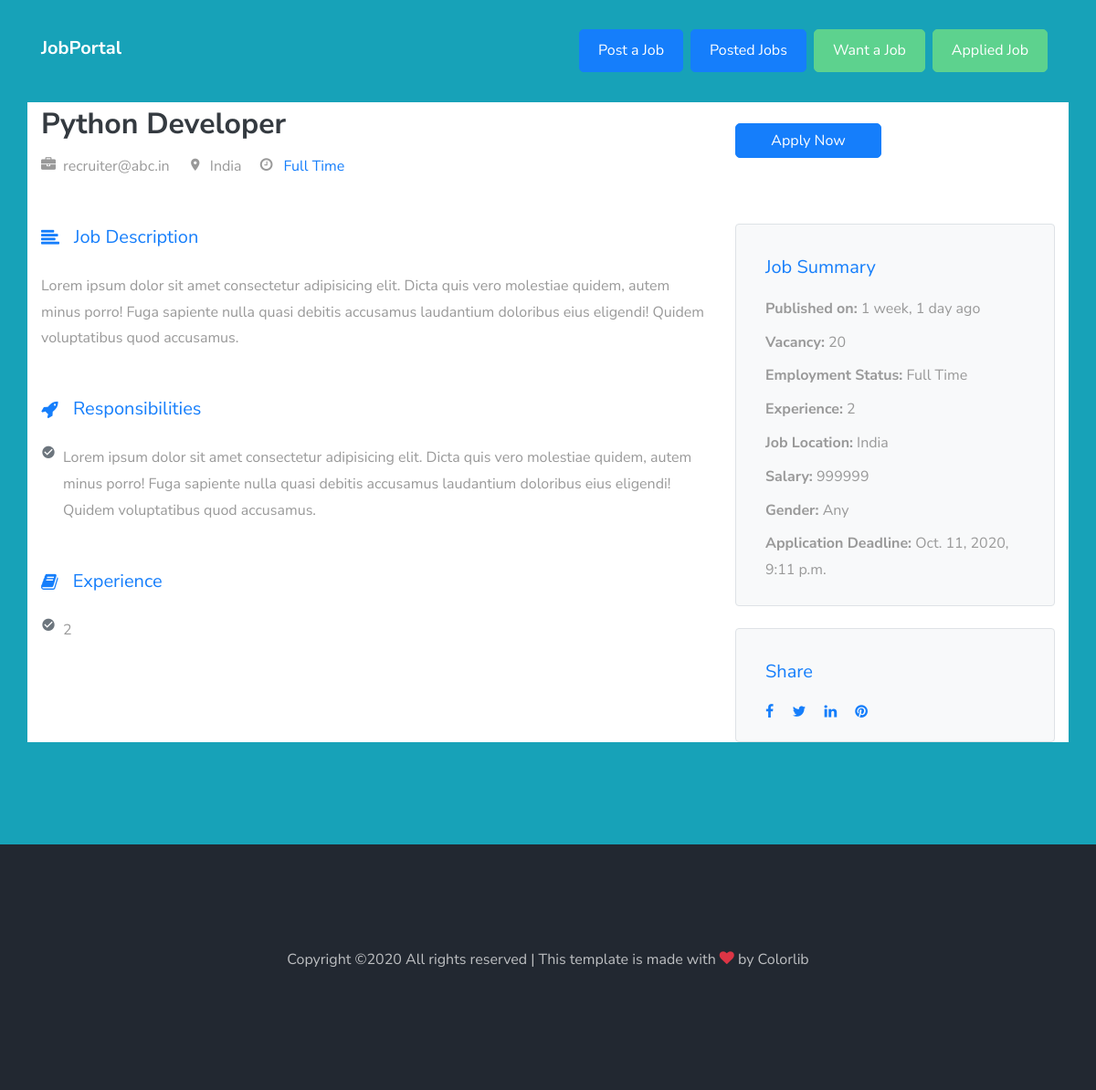
The page /job-single/4/ on the database its author committed.
### jobs/models.py (models this page shows, shortened)
class JobListing(models.Model):
    user = models.ForeignKey(settings.AUTH_USER_MODEL, on_delete=models.CASCADE,
                             null=True, editable=False, blank=True)
    title = models.CharField(max_length=100)
    company_name = models.CharField(max_length=200)
    employment_status = models.CharField(choices=JOB_TYPE, max_length=10)
    vacancy = models.CharField(max_length=10, null=True)
    gender = models.CharField(choices=GENDER, max_length=30, null=True)
    category = models.CharField(choices=CATEGORY, max_length=30)
    description = models.TextField()
    responsibilities = models.TextField()
    experience = models.CharField(max_length=100)
    job_location = models.CharField(max_length=120)
    Salary = models.CharField(max_length=100, null=True, blank=True)
    image = models.ImageField(blank=True, upload_to='media', null=True)
    application_deadline = models.DateTimeField()
    published_on = models.DateTimeField(default=timezone.now)

### jobs/views.py (the view)
# urls.py: path('job-single/<int:id>/', views.job_single, name='job-single'),
def job_single(request, id):
    job_query = get_object_or_404(JobListing, id=id)
    context = {
        'q': job_query,
    }
    return render(request, "job_single.html", context)

### templates/job_single.html
{% extends 'base.html' %}
{% load static %}
{% block content %}
    <section class="ftco-section bg-info">
        <div class="container bg-white">
            <div class="row align-items-center mb-5">
                <div class="col-lg-8 mb-4 mb-lg-0">
                    <div class="d-flex align-items-center">
                        <div>
                            <h2 class="text-dark font-weight-bold" >{{ q.title }}</h2>
                            <div>
                                <span class="ml-0 mr-2 mb-2"><span
                                        class="icon-briefcase mr-2"></span>{{ q.company_name }}</span>
                                <span class="m-2"><span class="icon-room mr-2"></span>{{ q.job_location }}</span>
                                <span class="m-2"><span class="icon-clock-o mr-2"></span><span
                                        class="text-primary"> {{ q.employment_status }}
                      </span></span>
                            </div>
                        </div>
                    </div>
                </div>
                <div class="col-lg-4">
                    <div class="row">
                        <div class="col-6">
                            <a href="{% url 'apply' q.id %}" class="btn btn-block btn-primary btn-md">Apply Now</a>
                        </div>
                    </div>
                </div>
            </div>
            <div class="row">
                <div class="col-lg-8">
                    <div class="mb-5">
                        <h3 class="h5 d-flex align-items-center mb-4 text-primary"><span
                                class="icon-align-left mr-3"></span>Job
                            Description</h3>
                        <p>{{ q.description }}</p>
                    </div>
                    <div class="mb-5">
                        <h3 class="h5 d-flex align-items-center mb-4 text-primary"><span
                                class="icon-rocket mr-3"></span>Responsibilities</h3>
                        <ul class="list-unstyled m-0 p-0">
                            <li class="d-flex align-items-start mb-2"><span
                                    class="icon-check_circle mr-2 text-muted"></span><span>{{ q.responsibilities }}</span>
                            </li>
                        </ul>
                    </div>
                    <div class="mb-5">
                        <h3 class="h5 d-flex align-items-center mb-4 text-primary"><span class="icon-book mr-3"></span>Experience
                        </h3>
                        <ul class="list-unstyled m-0 p-0">
                            <li class="d-flex align-items-start mb-2"><span
                                    class="icon-check_circle mr-2 text-muted"></span><span>{{ q.experience }}</span>
                            </li>
                        </ul>
                    </div>
                </div>
                <div class="col-lg-4">
                    <div class="bg-light p-3 border rounded mb-4">
                        <h3 class="text-primary  mt-3 h5 pl-3 mb-3 ">Job Summary</h3>
                        <ul class="list-unstyled pl-3 mb-0">
                            <li class="mb-2"><strong class="text-black">Published
                                on:</strong> {{ q.published_on|timesince }} ago
                            </li>
                            <li class="mb-2"><strong class="text-black">Vacancy:</strong> {{ q.vacancy }}</li>
                            <li class="mb-2"><strong class="text-black">Employment
                                Status:</strong> {{ q.employment_status }}</li>
                            <li class="mb-2"><strong class="text-black">Experience:</strong> {{ q.experience }}</li>
                            <li class="mb-2"><strong class="text-black">Job Location:</strong> {{ q.job_location }}</li>
                            <li class="mb-2"><strong class="text-black">Salary:</strong> {{ q.Salary }}</li>
                            <li class="mb-2"><strong class="text-black">Gender:</strong> {{ q.gender }}</li>
                            <li class="mb-2"><strong class="text-black">Application
                                Deadline:</strong> {{ q.application_deadline }}</li>
                        </ul>
                    </div>
                    <div class="bg-light p-3 border rounded">
                        <h3 class="text-primary  mt-3 h5 pl-3 mb-3 ">Share</h3>
                        <div class="px-3">
                            <a href="#" class="pt-3 pb-3 pr-3 pl-0"><span class="icon-facebook"></span></a>
                            <a href="#" class="pt-3 pb-3 pr-3 pl-0"><span class="icon-twitter"></span></a>
                            <a href="#" class="pt-3 pb-3 pr-3 pl-0"><span class="icon-linkedin"></span></a>
                            <a href="#" class="pt-3 pb-3 pr-3 pl-0"><span class="icon-pinterest"></span></a>
                        </div>
                    </div>
                </div>
            </div>
        </div>
    </section>
{% endblock content %}

### static/css/icomoon.css (style rules this page uses)
[class^="icon-"], [class*=" icon-"] { font-family: 'icomoon' !important; speak: none; font-style: normal; font-weight: normal; font-variant: normal; text-transform: none; line-height: 1; -webkit-font-smoothing: antialiased; -moz-osx-font-smoothing: grayscale; }
.icon-clock-o:before { content: "\f017"; }
.icon-book:before { content: "\f02d"; }
.icon-align-left:before { content: "\f036"; }
.icon-twitter:before { content: "\f099"; }
.icon-facebook:before { content: "\f09a"; }
.icon-briefcase:before { content: "\f0b1"; }
.icon-pinterest:before { content: "\f0d2"; }
.icon-linkedin:before { content: "\f0e1"; }
.icon-rocket:before { content: "\f135"; }
.icon-check_circle:before { content: "\e86c"; }
.icon-room:before { content: "\e8b4"; }

### rows shown on the page
JobListing: title "Python Developer", company_name "recruiter@abc.in", job_location "India", employment_status "Full Time", description "Lorem ipsum dolor sit amet consectetur adipisicing elit. Dicta quis vero molestiae quidem, autem minus porro! Fuga sapiente nulla quasi debitis accusamus laudantium doloribus eius eligendi! Quidem voluptatibus quod accusamus.", responsibilities "Lorem ipsum dolor sit amet consectetur adipisicing elit. Dicta quis vero molestiae quidem, autem minus porro! Fuga sapiente nulla quasi debitis accusamus laudantium doloribus eius eligendi! Quidem voluptatibus quod accusamus.", experience "2", published_on "1 week, 1 day", vacancy "20", Salary "999999", gender "Any", application_deadline "Oct. 11, 2020, 9:11 p.m."
